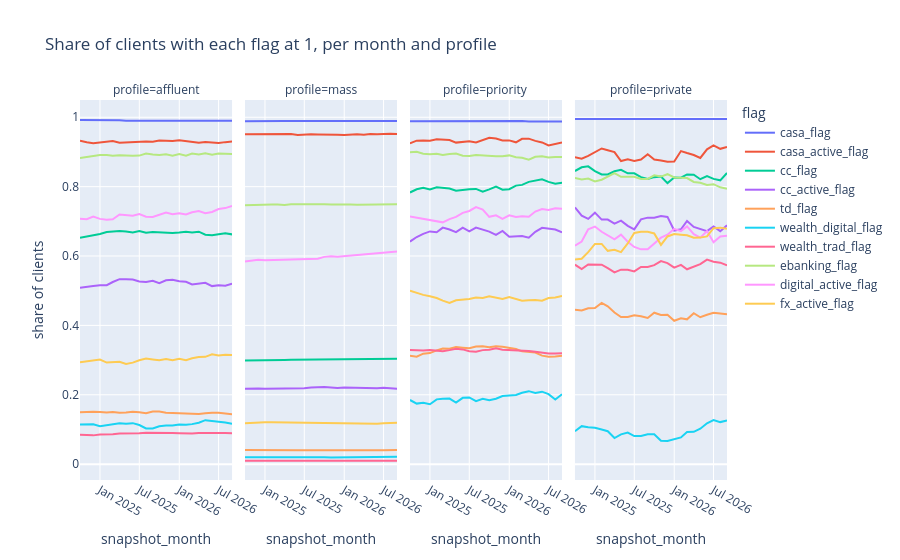

The cell this chart's notebook holds for it:
### Markdown cell above
## 3. Holdings and chains
Shares per profile should sit near the spec and stay flat (digital activity trends up by design:
the drift trap). Statuses split never / churned / active; loans mostly one account. By declared
income, the share holding a credit card, a personal or auto loan jumps at 5,000 AED and a home loan
at 15,000 AED: below a product's minimum income the odds of taking it are × 0.2 (clients without a
declared income count as above, if exempt).

### Code cell
flags = [
    "casa_flag",
    "casa_active_flag",
    "cc_flag",
    "cc_active_flag",
    "td_flag",
    "wealth_digital_flag",
    "wealth_trad_flag",
    "ebanking_flag",
    "digital_active_flag",
    "fx_active_flag",
]
hold = read_output(
    str(DATA),
    "mart",
    [
        "client_id",
        "snapshot_month",
        "subsegment",
        "income",
        *flags,
        "loan_personal_cnt",
        "loan_auto_cnt",
        "loan_home_cnt",
        "td_status",
        "product_cnt",
    ],
    client_sample=5,
)
hold = hold.assign(
    profile=hold["subsegment"].map(PROFILE_OF),
    **{f"{k}_held": hold[f"{k}_cnt"] > 0 for k in ["loan_personal", "loan_auto", "loan_home"]},
)
held = [*flags, "loan_personal_held", "loan_auto_held", "loan_home_held"]
ends = hold[hold["snapshot_month"].isin([months[0], months[-1]])]
print(
    "Share of clients holding each product (flags: share with the flag at 1; loans: share with at"
)
print("least one account), per profile, first and last panel month")
display(ends.groupby(["profile", "snapshot_month"])[held].mean().round(3))
monthly = hold.groupby(["snapshot_month", "profile"])[flags].mean().reset_index()
px.line(
    monthly.melt(["snapshot_month", "profile"], var_name="flag", value_name="share of clients"),
    x="snapshot_month",
    y="share of clients",
    color="flag",
    facet_col="profile",
    title="Share of clients with each flag at 1, per month and profile",
).show()
print("Term-deposit status: share of client-months")
display(hold["td_status"].value_counts(normalize=True).round(3).to_frame("share of client-months"))
